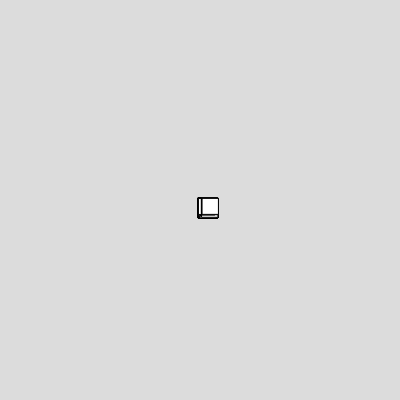
Frame 1 (no input)
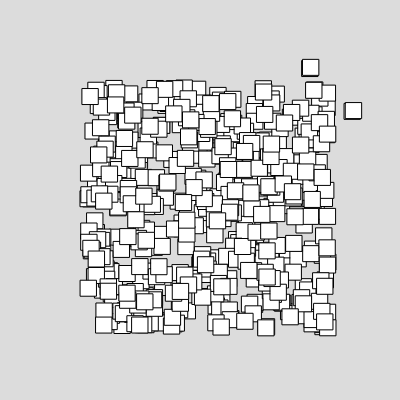
Frame 60 (no input)
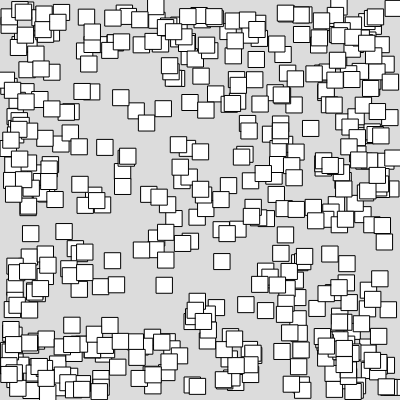
Frame 120 (the mouse pressed at the canvas centre since frame 60)

The p5.js sketch that drew these frames (run headless with seeded random() and noise() and a simulated clock; from frame 60 on, the mouse is pressed at the canvas centre):

// p5.js sketch
// ── sketch.js
class Bouncy {
  
  constructor (size, posX, posY, vitX,vitY){
    this.size=size;
     this.posX=posX;
     this.posY=posY;
    this.vitX=vitX;
    this.vitY=vitY;
    }// fin constructor
  

  bouger() {
    this.posX += this.vitX;
    this.posY += this.vitY;
  }

  rebondir () {
    if (this.posX + this.size > width || this.posX < 0) {
      this.vitX *= -1;
    }
    if (this.posY + this.size > height || this.posY < 0) {
      this.vitY *= -1;
    }
    
  }

  afficher() {
    stroke(0);
    square(this.posX, this.posY, this.size);
    noStroke();
  }

  update() {
    this.bouger();
    this.rebondir();
    this.afficher();
  }
}// bouncy class

/*class bouncy finit*/


let mesBouncies = [];

mesBouncies[0] = new Bouncy(16,100,200,1.2,1.7);
mesBouncies[1] = new Bouncy(16,100,200,-1.2,1.2);
mesBouncies[2] = new Bouncy(16,100,200,1.2,1.5);


let machin = new Bouncy(16,100,200,1.2,1.7);
let skibidi = new Bouncy(16,100,200,4.2,1.7);
let jacky = new Bouncy(16,100,200,-1.2,1.7);

function setup() {
  createCanvas(400, 400);
  frameRate(120);
  
  for( let i = 0; i < 500; i++){
      console.log(i);
      mesBouncies[i] = new Bouncy(16, 200, 200, random(-2,2), random(-2,2));
                                  
    }
}

function draw() {
  background(220);
  
   for( let i = 0; i < mesBouncies.length; i++){
      mesBouncies[i].update();
   }
  
  
mesBouncies[0].update();
mesBouncies[1].update();
mesBouncies[2].update();
  
  
}
